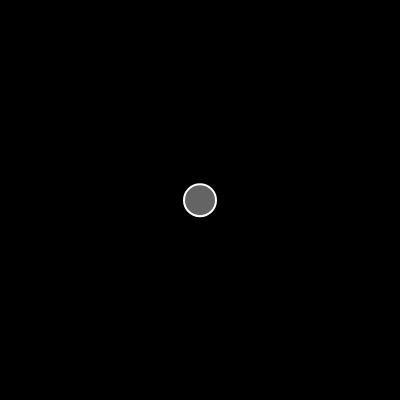
Frame 1 (no input)
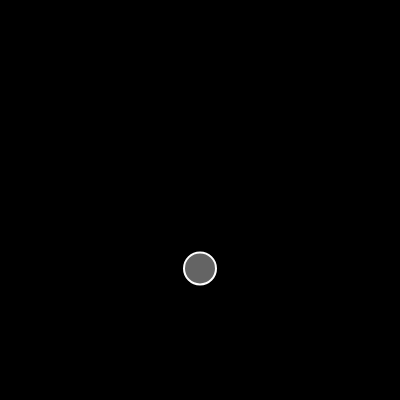
Frame 60 (no input)
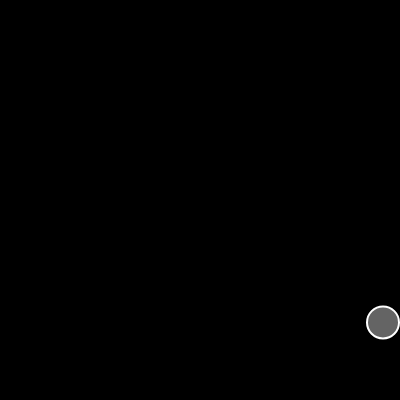
Frame 120 (the mouse pressed at the canvas centre since frame 60)

The p5.js sketch that drew these frames (run headless with seeded random() and noise() and a simulated clock; from frame 60 on, the mouse is pressed at the canvas centre):

// p5.js sketch
// ── sketch.js
let mover;

function setup() {
  createCanvas(400, 400);

  mover = new Mover(width * 0.5, height * 0.5);
}

function draw() {
  background(0);

  // Force pushing our element straight down
  const gravity = createVector(0, 0.2);
  mover.applyForce(gravity);

  // We use the mouse to add "wind" to the element
  if (mouseIsPressed) {
    // A force pushing the element to the right
    const wind = createVector(0.1, 0);
    mover.applyForce(wind);
  }

  mover.update();
  mover.edges();
  mover.show();
}

// ── mover.js
class Mover {
  constructor(x, y) {
    this.position = createVector(x, y);
    this.velocity = createVector(0, 0);
    this.acceleration = createVector(0, 0);
    this.r = 16;
  }

  // We make a function that implements Newtons Second Law
  // We skip the Mass part, as we decide mass = 1
  applyForce(force) {
    this.acceleration.add(force);
  }

  edges() {
    // To prevent out mover disappears from canvas, we can make some restraints along
    // the edges of the canvas

    // if the mover gets to the bottom of the canvas we inverse the direction by making
    // velocity negative;
    if (this.position.y >= height - this.r) {
      this.position.y = height - this.r;
      this.velocity.y *= -1;
    }

    if (this.position.x >= width - this.r) {
      this.position.x = width - this.r;
      this.velocity.x *= -1;
    } else if (this.position.x <= this.r) {
      this.position.x = this.r;
      this.velocity.x *= -1;
    }
  }

  update() {
    this.velocity.add(this.acceleration);
    this.position.add(this.velocity);
    // Unless we add a force it should be 0
    this.acceleration.set(0, 0);
  }

  show() {
    stroke(255);
    strokeWeight(2);
    fill(255, 100);

    ellipse(this.position.x, this.position.y, this.r * 2);
  }
}
